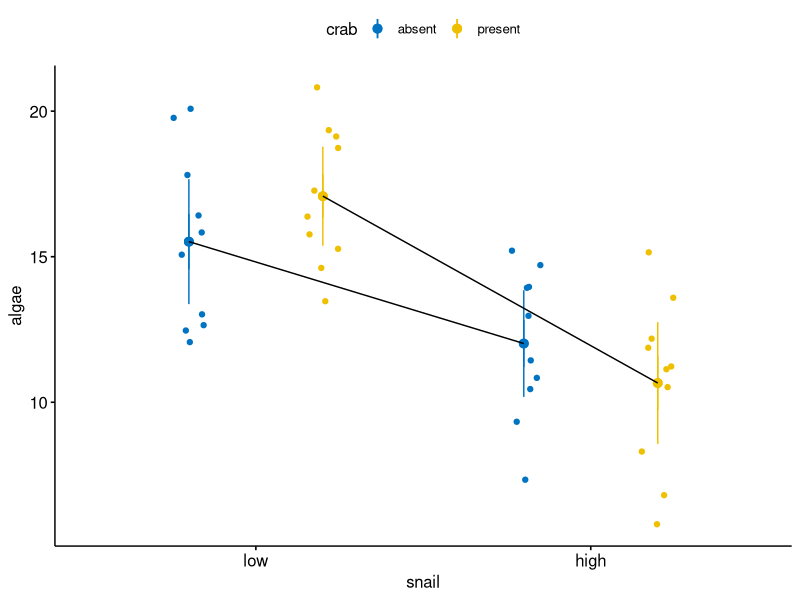
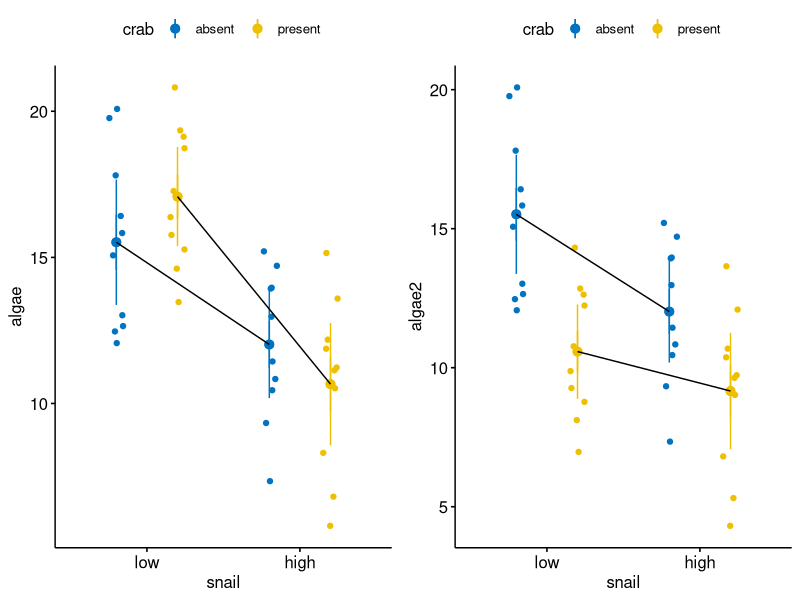

These charts were generated, in order, by the following R code:
## ---- chunk 1
knitr::opts_chunk$set(echo = TRUE)

library(data.table)
library(emmeans)
library(ggpubr)
library(cowplot)
library(car)
## ---- chunk 2
set.seed(1)
n <- 10

# get random error
sigma <- 2.5

snail_levels <- c("low","high")
crab_levels <- c("absent", "present")
fake_data <- data.table(
  snail = factor(rep(snail_levels, each=n*2),
                snail_levels),
  crab = factor(rep(rep(crab_levels, each=n), 2), crab_levels)
)
X <- model.matrix(~snail*crab, data=fake_data)
beta <- c(15, -3.5, 1.5, -3)

# find a pretty good match of parameters
done <- FALSE
seed_i <- 0
tol <- 0.1
while(done==FALSE){
  seed_i <- seed_i + 1
  set.seed(seed_i)
  epsilon <- rnorm(n*2*2, sd=sigma)
  fake_data[, algae := (X%*%beta)[,1] + epsilon]
  fit <- lm(algae ~ snail*crab, data=fake_data)
  coef_i <- coef(fit)
  if(abs(coef_i[2] - beta[2]) < tol &
     abs(coef_i[3] - beta[3]) < tol &
     abs(coef_i[4] - beta[4]) < tol){done <- TRUE}
}

# the fake data
set.seed(seed_i)
epsilon <- rnorm(n*2*2, sd=sigma)
fake_data[, algae := (X%*%beta)[,1] + epsilon]

## ---- chunk 3
fit <- lm(algae ~ snail*crab, data=fake_data)
coef(summary(fit))

## ---- chunk 4
fit.emm <- emmeans(fit, specs=c("snail", "crab"))
fit.pairs <- contrast(fit.emm,
                      method="revpairwise",
                      simple="each",
                      combine=TRUE,
                      adjust="none")
knitr::kable(summary(fit.pairs), digits=c(0,0,0,2, 2, 0, 2, 3))
## ---- chunk 5
set.seed(1)
pd <- position_dodge(0.8)
gg_response <- ggerrorplot(
  x = "snail",
  y = "algae",
  color = "crab",
  add = c("mean_ci", "jitter"),
  alpha=0.5,
  position = pd,
  palette = "jco",
  data = fake_data
) +
  #geom_point(data=fit.emm, aes(x=snail, y=emmean, fill=crab),
  #          position=pd, size=3) +
  geom_line(data=summary(fit.emm), aes(x=snail, y=emmean, group=crab),
            position=pd) +
  NULL

gg_response
## ---- chunk 6
m1 <- lm(algae ~ snail*crab, data=fake_data)
m2 <- lm(algae ~ snail + crab, data=fake_data)
m1_emm <- emmeans(m1, specs="snail")
m2_emm <- emmeans(m2, specs="snail")
m1_marginal <- contrast(m1_emm, method="revpairwise", adjust="none")
m2_marginal <- contrast(m2_emm, method="revpairwise", adjust="none")

con3 <- list(snail=contr.sum, crab=contr.sum)
m3 <- lm(algae ~ snail*crab, data=fake_data, contrasts=con3)
m4 <- lm(algae ~ snail + crab, data=fake_data, contrasts=con3)
m3_coef <- coef(summary(m3))
m4_coef <- coef(summary(m4))
m3_anova <- Anova(m3, type="3")
m4_anova <- Anova(m4, type="3")

# res_table <- data.table(" "=c("Estimate", "SE", "df", "statistic", "p-value"),
#   "marginal (full)"=unlist(summary(m1_marginal)[1, c(2:6)]),
#   "ANOVA (full)"=c(NA, NA, round(m3_anova["Residuals", "Df"],0), unlist(m3_anova[2, 3:4])),
#   "marginal (add)"=unlist(summary(m2_marginal)[1, c(2:6)]),
#   "ANOVA (add)"=c(NA, NA, round(m4_anova["Residuals", "Df"],0), unlist(m4_anova[2, 3:4]))
# )

col_names <- c("Estimate", "SE", "df", "statistic", "p-value")
row_names <- c("marginal (full)", "marginal (add)", "ANOVA (full)", "ANOVA (add)")
res_table <- data.table(t(matrix(c(
  unlist(summary(m1_marginal)[1, c(2:6)]),
  unlist(summary(m2_marginal)[1, c(2:6)]),
  c(NA, NA, round(m3_anova["Residuals", "Df"],0), unlist(m3_anova[2, 3:4])),
  c(NA, NA, round(m4_anova["Residuals", "Df"],0), unlist(m4_anova[2, 3:4]))),
  nrow=5, ncol=4
)))
setnames(res_table, old=colnames(res_table), new=col_names)
res_table <- cbind(method=row_names, res_table)

knitr::kable(res_table, digits=5, caption="Marginal effects of Snail (pooled across levels of crab) computed from the full-factorial and additive models. ANOVA columns are from the Snail term of the ANOVA table from the full-factorial and additive models")
## ---- chunk 7
set.seed(1)
inc <- c(1:10,
         sample(11:20, 6),
         sample(21:30, 8),
         sample(31:40, 5))
fake_data_missing <- fake_data[inc,]
knitr::kable(fake_data_missing[, .(N=.N), by=c("snail", "crab")])
## ---- chunk 8
m0 <- lm(algae ~ snail, data=fake_data_missing)
m1 <- lm(algae ~ snail*crab, data=fake_data_missing)
m2 <- lm(algae ~ snail + crab, data=fake_data_missing)
m1_emm <- emmeans(m1, specs="snail")
m2_emm <- emmeans(m2, specs="snail")
m1_marginal <- contrast(m1_emm, method="revpairwise", adjust="none")
m2_marginal <- contrast(m2_emm, method="revpairwise", adjust="none")

con3 <- list(snail=contr.sum, crab=contr.sum)
m3 <- lm(algae ~ snail*crab, data=fake_data_missing, contrasts=con3)
m4 <- lm(algae ~ snail + crab, data=fake_data_missing, contrasts=con3)
m3_coef <- coef(summary(m3))
m4_coef <- coef(summary(m4))
m3_anova <- Anova(m3, type="3")
m4_anova <- Anova(m4, type="3")
m4_anova_2 <- Anova(m4, type="2")
m2_anova_2 <- Anova(m2, type="2")
m3_anova_2 <- Anova(m3, type="2")

# res_table <- data.table(" "=c("Estimate", "SE", "df", "statistic", "p-value"),
#   "marginal (full)"=unlist(summary(m1_marginal)[1, c(2:6)]),
#   "ANOVA (full)"=c(NA, NA, round(m3_anova["Residuals", "Df"],0), unlist(m3_anova[2, 3:4])),
#   "marginal (add)"=unlist(summary(m2_marginal)[1, c(2:6)]),
#   "ANOVA (add)"=c(NA, NA, round(m4_anova["Residuals", "Df"],0), unlist(m4_anova[2, 3:4]))
# )

col_names <- c("Estimate", "SE", "df", "statistic", "p-value")
row_names <- c("marginal (full)", "marginal (add)", "ANOVA (full)", "ANOVA (add)")
res_table <- data.table(t(matrix(c(
  unlist(summary(m1_marginal)[1, c(2:6)]),
  unlist(summary(m2_marginal)[1, c(2:6)]),
  c(NA, NA, round(m3_anova["Residuals", "Df"],0), unlist(m3_anova[2, 3:4])),
  c(NA, NA, round(m4_anova["Residuals", "Df"],0), unlist(m4_anova[2, 3:4]))),
  nrow=5, ncol=4
)))
setnames(res_table, old=colnames(res_table), new=col_names)
res_table <- cbind(method=row_names, res_table)

knitr::kable(res_table, digits=5, caption="Marginal effects of Snail (pooled across levels of crab) computed from the full-factorial and additive models. ANOVA columns are from the Snail \"main effect\" term of the ANOVA table from the full-factorial and additive models")

## ---- chunk 9
col_names <- c("Estimate", "SE", "df", "statistic", "p-value")
row_names <- c("1. marginal effects (additive, dummy coding)",
               "2. Type 2 ANOVA (additive, dummy coding)", 
               "3. Type 2 ANOVA  (additive, effects coding)",
               "4. Type 3 ANOVA  (additive, effects coding)",
               "5. Type 2 ANOVA  (full, effects coding)")
type_2_table <- data.table(t(matrix(c(
  unlist(summary(m2_marginal)[1, c(2:6)]),
  c(NA, NA, round(m2_anova_2["Residuals", "Df"],0), unlist(m2_anova_2[1, 3:4])),
  c(NA, NA, round(m4_anova_2["Residuals", "Df"],0), unlist(m4_anova_2[1, 3:4])),
  c(NA, NA, round(m4_anova["Residuals", "Df"],0), unlist(m4_anova[2, 3:4])),
  c(NA, NA, round(m3_anova_2["Residuals", "Df"],0), unlist(m3_anova_2[1, 3:4]))),
  nrow=5, ncol=5
)))
setnames(type_2_table, old=colnames(type_2_table), new=col_names)
type_2_table <- cbind(method=row_names, type_2_table)

knitr::kable(type_2_table)
## ---- chunk 10
#beta <- c(15, -3.5, -2, 2)
beta2 <- c(15, -3.5, -5, 2)
fake_data[, algae2 := (X%*%beta2)[,1] + epsilon]

fit <- lm(algae2 ~ snail*crab, data=fake_data)
coef(summary(fit))
fit.emm <- emmeans(fit, specs=c("snail", "crab"))
fit.pairs <- contrast(fit.emm,
                      method="revpairwise",
                      simple="each",
                      combine=TRUE,
                      adjust="none")
knitr::kable(summary(fit.pairs), digits=c(0,0,0,2, 2, 0, 2, 3))

set.seed(1)
pd <- position_dodge(0.8)
gg_response_2 <- ggerrorplot(
  x = "snail",
  y = "algae2",
  color = "crab",
  add = c("mean_ci", "jitter"),
  alpha=0.5,
  position = pd,
  palette = "jco",
  data = fake_data
) +
  #geom_point(data=fit.emm, aes(x=snail, y=emmean, fill=crab),
  #          position=pd, size=3) +
  geom_line(data=summary(fit.emm), aes(x=snail, y=emmean, group=crab),
            position=pd) +
  NULL


plot_grid(gg_response, gg_response_2)
